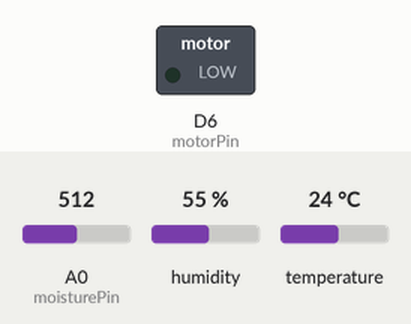
Recording of a sketch running on a simulated ESP8266 (NodeMCU). On the bench: switched loads named in the sketch (green lamp = pin HIGH). Inputs (shaded band) come from the test bench; at power-on: A0 (moisturePin) = 512, temperature 24 °C, humidity 55 %. WiFi joins after 1.5 s; servers stay silent unless stated; what the sketch prints to the serial monitor is not drawn.

Above: at 2.8 s.
2.9 s: A0 (moisturePin) set to 552
4.4 s: A0 (moisturePin) set to 571
At 5.19 s:
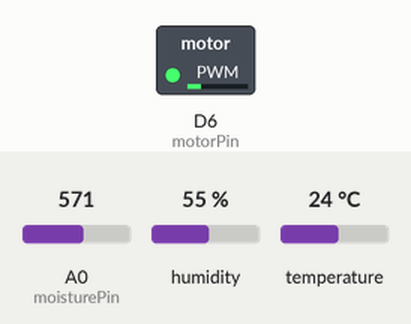
7.4 s: temperature set to 4 °C
10.4 s: A0 (moisturePin) set to 650
13.4 s: A0 (moisturePin) set to 674
Timing chart, 0 to 15.9 s (numbered marks = the images above; inputs shaded):
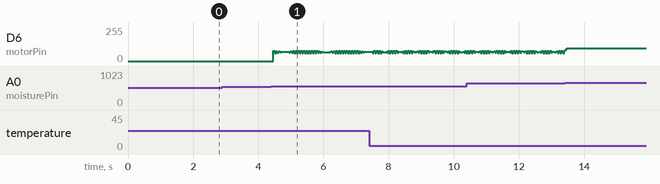

The sketch:

Final_code_sensors.ino
```cpp
#include <ESP8266WiFi.h>
#include <WiFiClient.h>
#include <ESP8266WebServer.h>
#include <Wire.h>
#include <Adafruit_Sensor.h>
#include <Adafruit_BME280.h>

// Set these to your desired credentials.
const char *ssid = "Your wifi name";
const char *password = "Password";
WiFiClient client;

Adafruit_BME280 bme;
float temperature, humidity, moisturePercentage;     //variables to store the sensor values
const int moisturePin = A0;             // moisteure sensor pin
const int motorPin = D6;                // motor pin

void setup() {
  // put your setup code here, to run once:
Serial.begin(115200);
delay(100);
bme.begin(0x76);

pinMode(motorPin, OUTPUT);
digitalWrite(motorPin, LOW); // keep motor off initally

//Wifi mmodule
Serial.println("Connecting to ");
       Serial.println(ssid);

       WiFi.begin(ssid, password);
       while (WiFi.status() != WL_CONNECTED)
          {
            delay(500);
            Serial.print(".");
          }
      Serial.println("");
      Serial.println("WiFi connected");

}

void loop() {
  // put your main code here, to run repeatedly:

temperature = bme.readTemperature();          //reads temp
humidity = bme.readHumidity();               //reads humidity
moisturePercentage = ( 100.00 - ( (analogRead(moisturePin) / 1023.00) * 100.00 ) );  //converts moisture value into %

for(int n=0;n<5;n++)    //prints the sensor values 5times,at an interval of 5seconds
{
      Serial.print("Soil Moisture is  = ");
    Serial.print(moisturePercentage);
    Serial.println("%");

    Serial.print("Temperature is  = ");
    Serial.print(temperature);
    Serial.println("C");

    Serial.print("Humidity is  = ");
    Serial.print(humidity);
    Serial.println("");

//   Check the moisture% and turn on the motor. For Loam soil it is 35% to 45%.

if (moisturePercentage < 35)
{
  digitalWrite(motorPin, HIGH);         // tun on motor
  delay(5);                            //keep it on for 5s
  digitalWrite(motorPin, LOW);        //motor off
}
else if (moisturePercentage > 35 && moisturePercentage < 45)
{
  digitalWrite(motorPin, HIGH);         //keep the motor on for this range
  delay(3);                            //keep it on for 3s
  digitalWrite(motorPin, LOW);        //motor off
}
else if (moisturePercentage > 45)
{
  digitalWrite(motorPin, LOW);          // turn off mottor
}

delay(5);
break;              //out of the loop
  }

}
```

Measured:
- the behaviour switches between 562 and 563 on A0 (moisturePin) (found by bisection; images 0 and 1)
